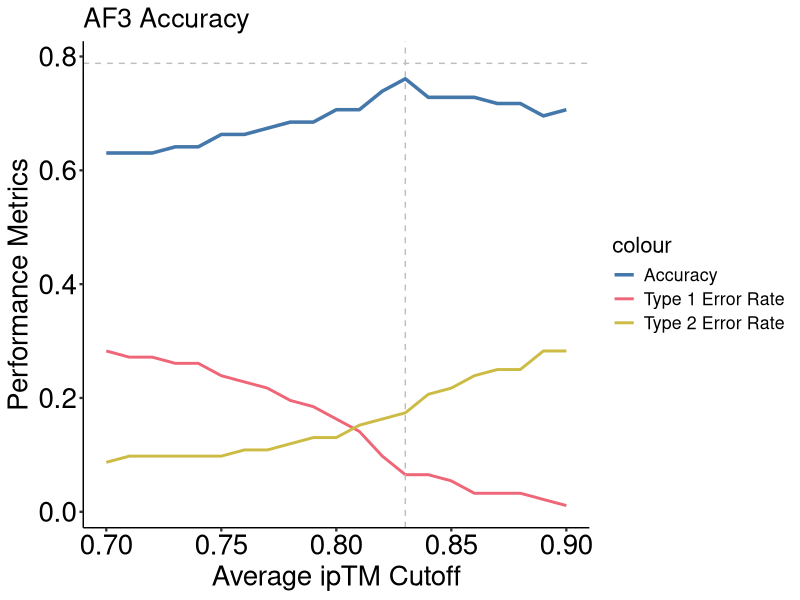
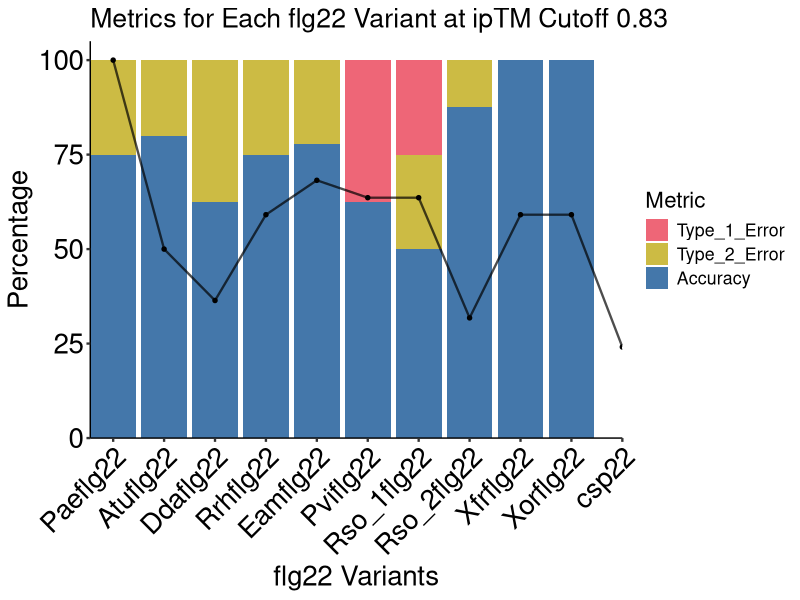
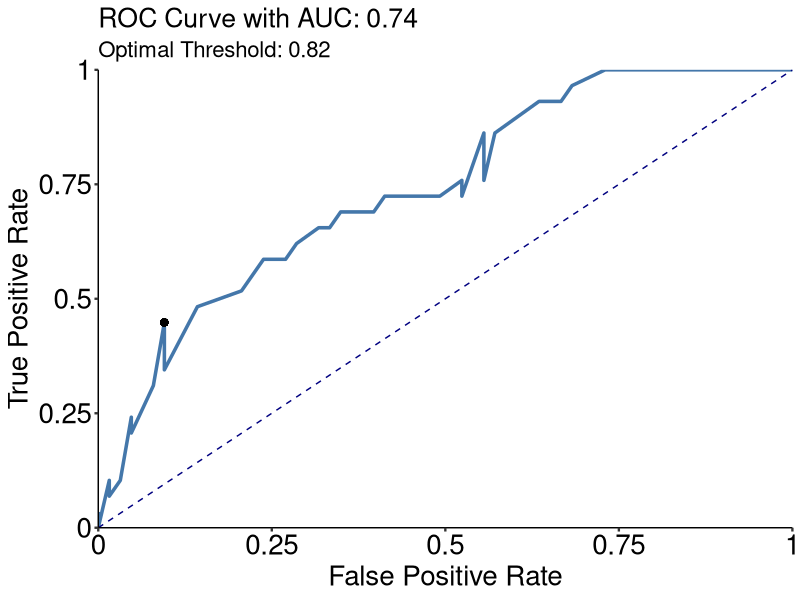
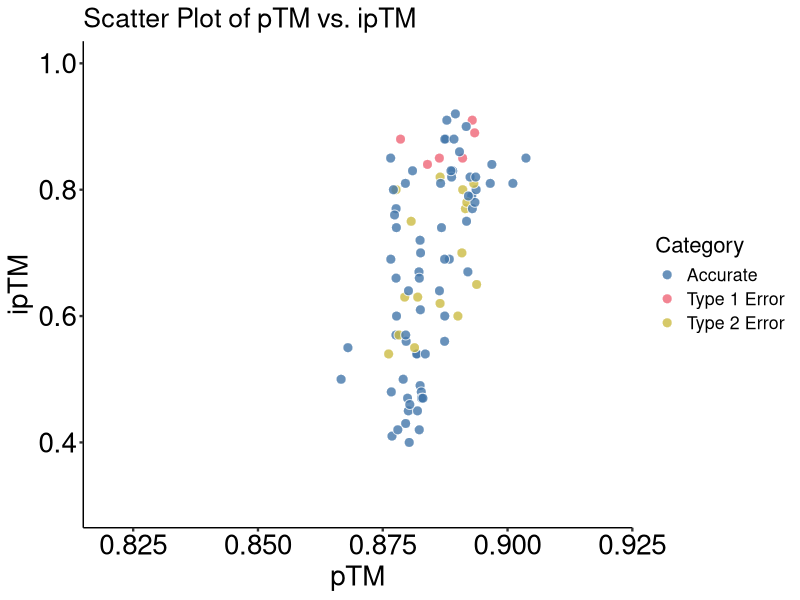
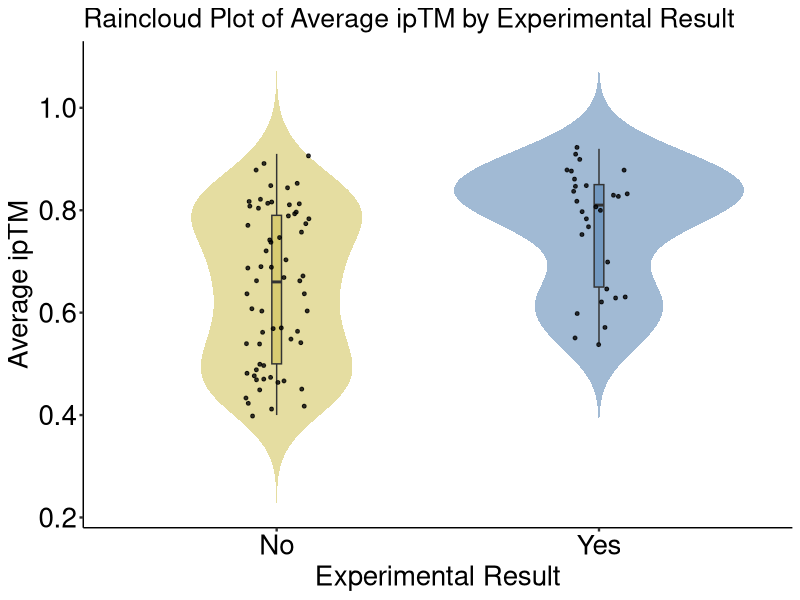
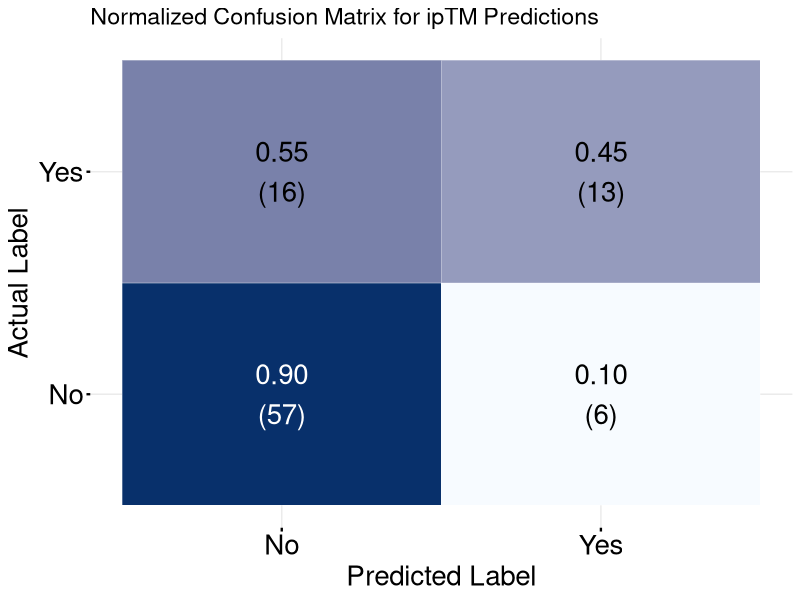
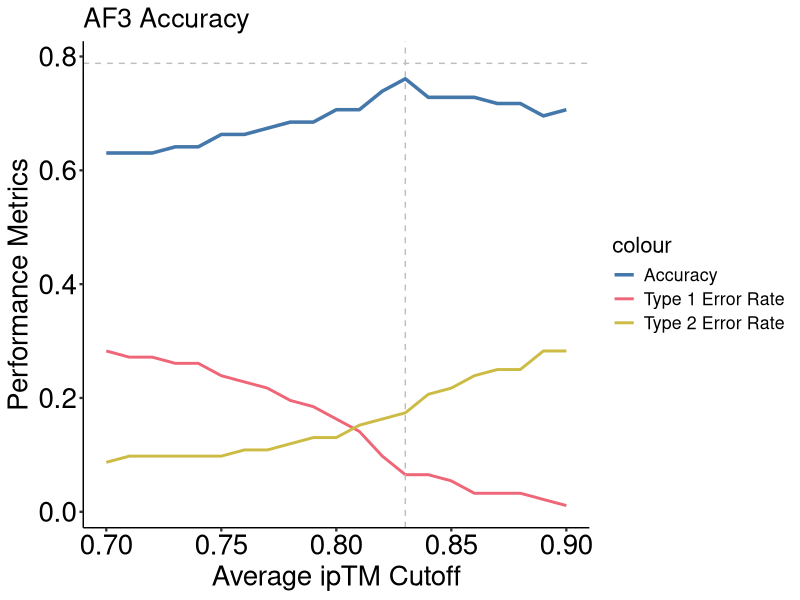
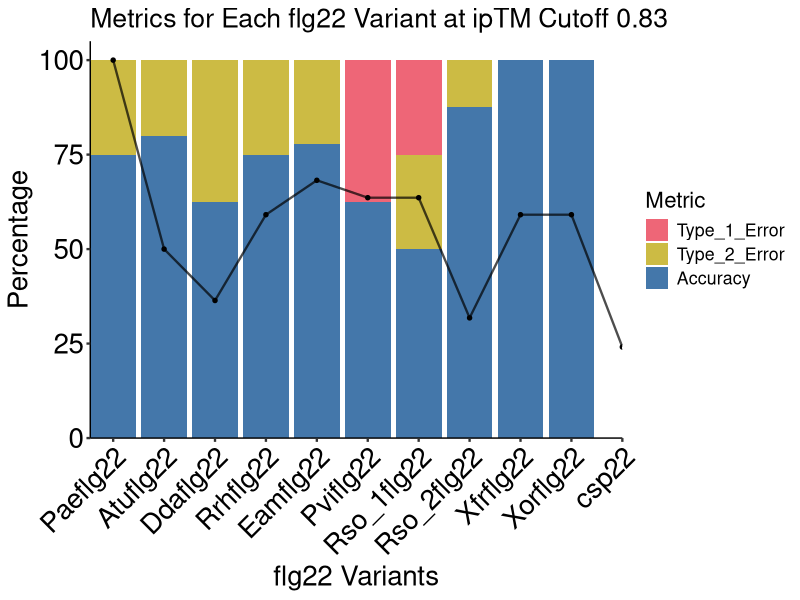

These charts were generated, in order, by the following R code:
## ---- chunk 1
knitr::opts_chunk$set(echo = TRUE)
## ---- chunk 2
# Load required libraries
library(ggplot2)
library(dplyr)
library(tidyr)

my_ggplot_theme <- theme_classic() +
  theme(text = element_text(size = 16),
        axis.title.x = element_text(size = 20, color = "black"),
        axis.title.y = element_text(size = 20, color = "black"),
        axis.text.x = element_text(size = 20, color = "black"),
        axis.text.y = element_text(size = 20, color = "black"),
        axis.ticks = element_line(size = 0.8))

# Read the data
data <- read.csv("../input/af3/ipTM_ploting.csv")

# Define the range of cutoffs and expand the data
cutoffs <- seq(0.7, 0.9, by = 0.01)
expanded_data <- data %>% 
  crossing(Cutoff = cutoffs) %>% 
  mutate(
    Cutoff = as.numeric(Cutoff),  # Ensure Cutoff is numeric
    Accurate = ifelse(Average_ipTM >= Cutoff & Experimental_Result == "Yes" |
                      Average_ipTM < Cutoff & Experimental_Result == "No", 1, 0),
    Type_1_Error = ifelse(Average_ipTM >= Cutoff & Experimental_Result == "No", 1, 0),
    Type_2_Error = ifelse(Average_ipTM < Cutoff & Experimental_Result == "Yes", 1, 0)
  ) %>% 
  group_by(Cutoff) %>% 
  summarise(
    Accuracy = mean(Accurate),
    Type_1_Error_Rate = mean(Type_1_Error),
    Type_2_Error_Rate = mean(Type_2_Error),
    .groups = 'drop'
  )

# Find the optimal cutoff where accuracy is maximum
optimal_cutoff_index <- which.max(expanded_data$Accuracy)
optimal_cutoff <- expanded_data$Cutoff[optimal_cutoff_index]
max_accuracy <- expanded_data$Accuracy[optimal_cutoff_index]
max_type_1_error_rate <- expanded_data$Type_1_Error_Rate[optimal_cutoff_index]
max_type_2_error_rate <- expanded_data$Type_2_Error_Rate[optimal_cutoff_index]

# Output results
cat("Optimal ipTM Cutoff:", optimal_cutoff, "\n")
cat("Highest Accuracy:", max_accuracy * 100, "%\n")
cat("Type 1 Error Rate at Optimal Cutoff:", max_type_1_error_rate * 100, "%\n")
cat("Type 2 Error Rate at Optimal Cutoff:", max_type_2_error_rate * 100, "%\n")

# Plotting
ggplot(expanded_data, aes(x = Cutoff)) +
  geom_line(aes(y = Accuracy, color = "Accuracy"), size = 1.2) +
  geom_line(aes(y = Type_1_Error_Rate, color = "Type 1 Error Rate"), size = 1) +
  geom_line(aes(y = Type_2_Error_Rate, color = "Type 2 Error Rate"), size = 1) +
  geom_vline(xintercept = 0.83, linetype = "dashed", color = "gray", size = 0.5) +
  geom_hline(yintercept = 0.788, linetype = "dashed", color = "gray", size = 0.5) +
  scale_color_manual(values = c("Accuracy" = "#4477aa", "Type 1 Error Rate" = "#ee6677", "Type 2 Error Rate" = "#ccbb44")) +
  labs(x = "Average ipTM Cutoff", y = "Performance Metrics", title = "AF3 Accuracy") +
  my_ggplot_theme

ggsave("../output/af3/AF3_accuracy.pdf", dpi = 300, width = 8, height = 5)


## ---- chunk 3
# Load necessary libraries
library(ggplot2)
library(dplyr)
library(tidyr)

# Load and prepare the data
data <- read.csv("../input/af3/ipTM_ploting.csv")

data_processed <- data %>%
  mutate(
    Accuracy = ifelse((Average_ipTM >= 0.83 & Experimental_Result == "Yes") | 
                      (Average_ipTM < 0.83 & Experimental_Result == "No"), 1, 0),
    Type_1_Error = ifelse(Average_ipTM >= 0.83 & Experimental_Result == "No", 1, 0),
    Type_2_Error = ifelse(Average_ipTM < 0.83 & Experimental_Result == "Yes", 1, 0)
  ) %>%
  group_by(flg22_variants) %>%
  summarise(
    Accuracy_Percentage = mean(Accuracy) * 100,
    Type_1_Error_Percentage = mean(Type_1_Error) * 100,
    Type_2_Error_Percentage = mean(Type_2_Error) * 100,
    .groups = 'drop'
  )

# Correctly pivot the data
data_long <- data_processed %>%
  pivot_longer(
    cols = c("Accuracy_Percentage", "Type_1_Error_Percentage", "Type_2_Error_Percentage"),
    names_to = "Metric",
    values_to = "Percentage"
  ) %>%
  mutate(Metric = gsub("_Percentage$", "", Metric))

# Set the order of flg22 variants as in the similarity matrix
variant_order <- c("csp22", "Paeflg22", "Atuflg22", "Ddaflg22", "Rrhflg22", "Eamflg22", "Pviflg22", "Rso_1flg22", "Rso_2flg22", "Xfrflg22", "Xorflg22")
data_long$flg22_variants <- factor(data_long$flg22_variants, levels = variant_order)
data_long$Metric <- factor(data_long$Metric, levels = c("Type_1_Error", "Type_2_Error", "Accuracy"))
# Prepare similarity data
similarity_data <- data.frame(
  flg22_variants = variant_order,
  sim = c(24.1, 100, 50, 36.4, 59.1, 68.2, 63.6, 63.6, 31.8, 59.1, 59.1)
)
similarity_data$flg22_variants <- factor(similarity_data$flg22_variants, levels = variant_order)

# Plot
stacked_plot <- ggplot(data_long, aes(x = flg22_variants, y = Percentage, fill = Metric)) +
  geom_bar(stat = "identity", position = "stack") +
  scale_fill_manual(values = c("Accuracy" = "#4477aa", "Type_1_Error" = "#ee6677", "Type_2_Error" = "#ccbb44")) +
  labs(title = "Metrics for Each flg22 Variant at ipTM Cutoff 0.83",
       x = "flg22 Variants", y = "Percentage") +
  my_ggplot_theme +
   scale_y_continuous(expand = c(0, 0), limits = c(0, 105))+
   scale_x_discrete(expand = c(0, 0))+
  theme(axis.text.x = element_text(angle = 45, hjust = 1))

# Add similarity data as a line plot over the bars
final_plot <- stacked_plot +
  geom_line(data = similarity_data, aes(x = flg22_variants, y = sim, group = 1), color = "black", size = 0.8, inherit.aes = FALSE, alpha = 0.7) +
  geom_point(data = similarity_data, aes(x = flg22_variants, y = sim), color = "black", size = 1.2, inherit.aes = FALSE)

# Display the combined plot
print(final_plot)

# Optionally, save the plot
ggsave("../output/af3/combined_metrics_similarity_plot.pdf", final_plot, width = 10, height = 6)


## ---- chunk 4
# Load necessary libraries
library(ggplot2)
library(pROC)
library(readr)  # Use read_csv from readr

# Read the data from the CSV file
data <- read_csv("../input/af3/ipTM_ploting.csv")  # Ensure the correct path and file extension

# Ensure the experimental results are properly formatted
data$Experimental_Result <- as.factor(data$Experimental_Result)

# Calculate the ROC curve
roc_obj <- roc(response = data$Experimental_Result, predictor = data$Average_ipTM)

# Extract coordinates for the ROC curve
coords <- coords(roc_obj, "all", ret = c("threshold", "sensitivity", "specificity", "accuracy"))
coords_df <- as.data.frame(coords)  # Convert to data frame for ggplot

# Calculate AUC
auc_value <- auc(roc_obj)

# Calculate maximum accuracy index
max_acc_index <- which.max(coords_df$accuracy)

# Plot the ROC curve using ggplot2
roc_plot <- ggplot(coords_df, aes(x = 1 - specificity, y = sensitivity)) +
  geom_line(color = "#4477aa", size = 1.2) +
  geom_line(data = data.frame(x = c(0, 1), y = c(0, 1)), aes(x, y), linetype = "dashed", color = "navy") +
  geom_point(aes(x = 1 - specificity[max_acc_index], y = sensitivity[max_acc_index]), color = "black", size = 2) +
  scale_x_continuous(expand = c(0, 0), limits = c(0, 1), breaks = c(0, 0.25, 0.5, 0.75, 1), labels = c("0", "0.25", "0.5", "0.75", "1")) +
  scale_y_continuous(expand = c(0, 0), limits = c(0, 1), breaks = c(0, 0.25, 0.5, 0.75, 1), labels = c("0", "0.25", "0.5", "0.75", "1")) +
  labs(title = sprintf("ROC Curve with AUC: %.2f", auc_value), 
       subtitle = sprintf("Optimal Threshold: %.2f", coords_df$threshold[max_acc_index]),
       x = "False Positive Rate", y = "True Positive Rate") +
 my_ggplot_theme

# Print the plot
print(roc_plot)

# Save the plot
ggsave("../output/af3/ROC.pdf", plot = roc_plot, width = 6.5, height = 6, dpi = 300)

## ---- chunk 5
# Load necessary libraries
library(ggplot2)
library(readr)
library(dplyr)

# Load the data from a CSV file
data <- read_csv("../input/af3/ipTM_ploting.csv")  # Replace with the correct file path

# Calculate the categories based on your conditions:
# Accurate: (ipTM >= 0.83 and Experimental Result = Yes) or (ipTM < 0.83 and Experimental Result = No)
# Type 1 Error: (ipTM >= 0.83 and Experimental Result = No)
# Type 2 Error: (ipTM < 0.83 and Experimental Result = Yes)
data <- data %>%
  mutate(Category = case_when(
    (Average_ipTM >= 0.83 & Experimental_Result == "Yes") | (Average_ipTM < 0.83 & Experimental_Result == "No") ~ "Accurate",
    Average_ipTM >= 0.83 & Experimental_Result == "No" ~ "Type 1 Error",
    Average_ipTM < 0.83 & Experimental_Result == "Yes" ~ "Type 2 Error",
    TRUE ~ "Uncategorized"  # Handling any data that does not fit the above categories
  ))

# Define a custom theme
my_ggplot_theme <- theme_classic() +
  theme(text = element_text(size = 16),
        axis.title.x = element_text(size = 20, color = "black"),
        axis.title.y = element_text(size = 20, color = "black"),
        axis.text.x = element_text(size = 20, color = "black"),
        axis.text.y = element_text(size = 20, color = "black"),
        axis.ticks = element_line(size = 0.8))

# Adding jitter to the pTM values within ggplot using geom_jitter
ggplot(data, aes(x=Average_pTM, y=Average_ipTM, fill=Category)) +
  geom_jitter(width=0.004, height=0, alpha=0.8, size=3, shape=21, stroke=0.5, color="white") +  # Adding jitter only horizontally with white outline
  scale_fill_manual(values=c("Accurate"="#4477aa", "Type 1 Error"="#ee6677", "Type 2 Error"="#ccbb44")) +
  labs(x="pTM", y="ipTM", title="Scatter Plot of pTM vs. ipTM") +
  xlim(0.82, 0.92) + ylim(0.3, 1)+
  my_ggplot_theme
  

# Display the plot
print(ggplot)
ggsave("../output/af3/scatter.pdf", width = 7, height = 6, dpi = 300)

## ---- chunk 6
# Load necessary libraries
library(ggplot2)
library(dplyr)
library(readr)  # For reading the CSV file

# Read the data from a CSV file
data <- read_csv("../input/af3/ipTM_ploting.csv")

# Assuming the data has columns 'Experimental_Result' and 'Average_ipTM'
data <- data %>%
  mutate(Experimental_Result = factor(Experimental_Result))

# Creating the raincloud plot
ggplot(data, aes(x = Experimental_Result, y = Average_ipTM, fill = Experimental_Result)) +
  geom_violin(trim = FALSE, alpha = 0.5, color = NA, show.legend = FALSE) +  # Density plot
  geom_boxplot(width = 0.03, outlier.shape = NA, alpha = 0.5, show.legend = FALSE) +  # Boxplot inside the violin
  geom_jitter(size = 1, alpha = 0.8, color = "black", width = 0.1, show.legend = FALSE) +  # Points with jitter
  scale_fill_manual(values = c("#ccbb44", "#4477aa")) +  # Custom colors for each experimental result
  labs(title = "Raincloud Plot of Average ipTM by Experimental Result",
       x = "Experimental Result",
       y = "Average ipTM") +
  #geom_hline(yintercept = 0.83, linetype = "solid", color = "darkgrey", size = 0.5) +
  #legend()+
 my_ggplot_theme

# Optionally, you can save the plot to a file
ggsave("../output/af3/raincloud.pdf", width = 6, height = 6, dpi = 300)


## ---- chunk 7
# Load necessary libraries
library(ggplot2)
library(dplyr)
library(readr)  # Ensure read_csv is available

# Read the data
data <- read_csv("../input/af3/ipTM_ploting.csv")

# Apply cutoff to 'Average_ipTM' to get predictions
data$Predicted_Result <- ifelse(data$Average_ipTM >= 0.83, "Yes", "No")

# Calculate the confusion matrix
table_data <- table(Actual = data$Experimental_Result, Predicted = data$Predicted_Result)

# Normalize the confusion matrix by actual outcomes
table_data_normalized <- prop.table(table_data, 1)

# Convert the matrix to a dataframe for ggplot, including actual counts
df_cm <- as.data.frame(table_data)
names(df_cm) <- c("Actual", "Predicted", "Count")
df_cm$Freq <- as.vector(table_data_normalized)

# Plotting
ggplot(data = df_cm, aes(x = Predicted, y = Actual, fill = Freq)) +
  geom_tile(color = "white") +
  geom_text(aes(label = sprintf("%.2f\n(%d)", Freq, Count), color = ifelse(Freq > 0.7, "white", "black")),
            vjust = 0.5, hjust = 0.5, size = 7) +  # Center text and increase size
  scale_fill_gradient(low = "#f7fbff", high = "#08306b") +  # Using a blue gradient from light to dark
  scale_color_identity() +  # Allow direct color specification in geom_text
  labs(title = "Normalized Confusion Matrix for ipTM Predictions", x = "Predicted Label", y = "Actual Label") +
  theme_minimal() +
  theme(text = element_text(size = 14),
        axis.title.x = element_text(size = 20, color = "black"),
        axis.title.y = element_text(size = 20, color = "black"),
        axis.text.x = element_text(size = 20, color = "black"),
        axis.text.y = element_text(size = 20, color = "black"),
        axis.ticks = element_line(size = 0.8),
        legend.position = "none")

ggsave("../output/af3/confusion_matrix.pdf", width = 6.5, height = 6, dpi = 300)
